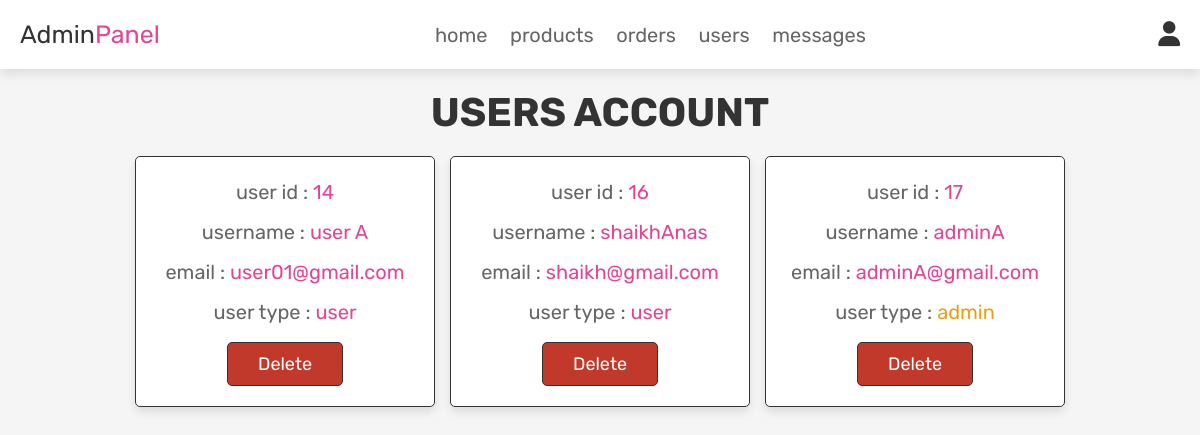
The page /admin_users.php (signed in) on the database its author committed.
### tables this page shows
CREATE TABLE `users` (
  `id` int(100) NOT NULL,
  `name` varchar(100) NOT NULL,
  `email` varchar(100) NOT NULL,
  `password` varchar(100) NOT NULL,
  `user_type` varchar(20) NOT NULL DEFAULT 'user'
);

### admin_users.php (the view, shortened to what this page needs)
<?php
require('./config.php');
?>
<!DOCTYPE html>
<html lang="en">
<head>
    <link rel="stylesheet" href="https://cdnjs.cloudflare.com/ajax/libs/font-awesome/6.4.2/css/all.min.css">
    <link rel="stylesheet" href="./assets/css/admin_style.css">
</head>
<body>
<?php require('./admin_header.php'); ?>
<section class="users">
    <h1 class="title">users account</h1>
    <div class="box-container">
    <?php
    $select_users = $conn->prepare("SELECT * FROM `users`");
    $select_users->execute();
    if($select_users->rowCount() >0){
        while($fetch_users = $select_users->fetch(PDO::FETCH_ASSOC)){
    ?>
        <div class="box">
            <p>user id : <span><?= $fetch_users['id']; ?></span></p>
            <p>username : <span><?= $fetch_users['name']; ?></span></p>
            <p>email : <span><?= $fetch_users['email']; ?></span></p>
            <p>user type : <span style="color:<?php if($fetch_users['user_type'] == 'admin')
            {echo 'var(--orange)';}; ?>"><?= $fetch_users['user_type']; ?></span></p>
            <a href="./admin_users.php?delete=<?= $fetch_users['id']; ?>"
            onclick="return confirm('delete this user?')" class="delete-btn">delete</a>
        </div>
    <?php
    }
    }
    ?>
    </div>
</section>
</body>
</html>

### assets/css/admin_style.css (style rules this page uses)
:root { --pink: #e84393; --red: #c0392b; --orange: #f39c12; --black: #333; --white: #fff; --light-color: #666; --light-white: #ccc; --light-bg: #f5f5f5; --border: 0.1rem solid var(--black); --box-shadow: 0 0.5rem 1rem rgba(0, 0, 0, 0.1); }
* { font-family: "Rubik", sans-serif; margin: 0; padding: 0; box-sizing: border-box; outline: 0; border: 0; text-decoration: none; transition: 0.2s linear; }
html { font-size: 62.5%; overflow-x: hidden; scroll-behavior: smooth; scroll-padding-top: 6.5rem; }
body { background: var(--light-bg); }
section { padding: 2rem; max-width: 1200px; margin: 0 auto; }
.btn, .delete-btn, .option-btn { display: inline-block; padding: 1rem 3rem; font-size: 1.8rem; color: var(--white); border: var(--border); border-radius: 0.5rem; margin-top: 1rem; text-transform: capitalize; cursor: pointer; }
.delete-btn { background: var(--red); }
.title { text-align: center; font-size: 4rem; color: var(--black); text-transform: uppercase; margin-bottom: 2rem; }
.users .box-container { display: grid; grid-template-columns: repeat(auto-fit, 30rem); gap: 1.5rem; align-items: flex-start; justify-content: center; }
.users .box-container .box { padding: 2rem; border: var(--border); border-radius: 0.5rem; box-shadow: var(--box-shadow); background: var(--white); text-align: center; }
.users .box-container .box p { font-size: 2rem; color: var(--light-color); margin-bottom: 1rem; line-height: 1.5; }
.users .box-container .box p span { color: var(--pink); }
.users .box-container .box .delete-btn { margin-top: .5rem; }

### rows shown on the page
users: id "14", name "user A", email "user01@gmail.com", user_type "user"
users: id "16", name "shaikhAnas", email "shaikh@gmail.com", user_type "user"
users: id "17", name "adminA", email "adminA@gmail.com", user_type "admin"
